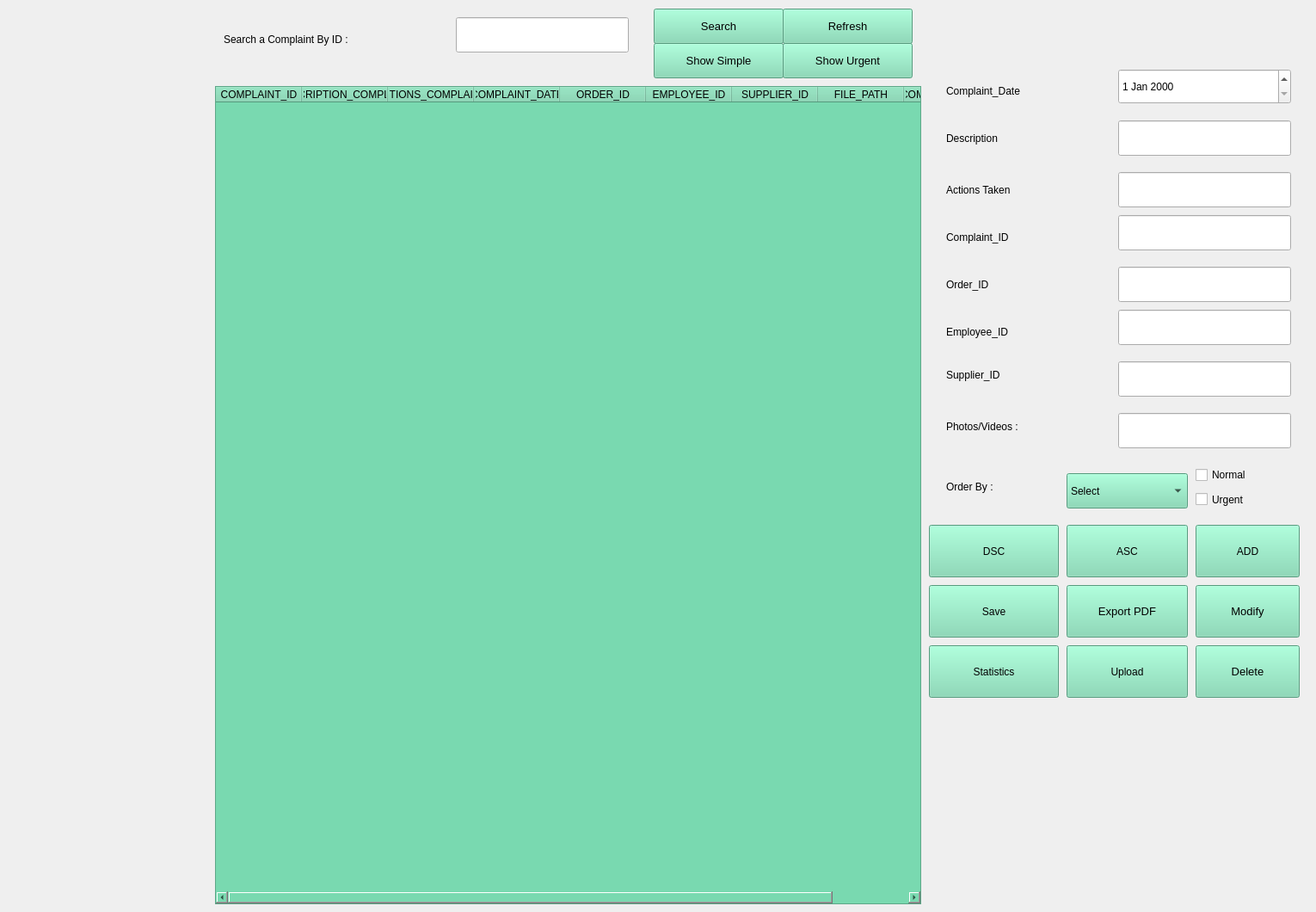
    <widget class="QWidget" name="page_3">
     <widget class="QPushButton" name="updateButton">
      <property name="geometry">
       <rect>
        <x>1390</x>
        <y>680</y>
        <width>121</width>
        <height>61</height>
       </rect>
      </property>
      <property name="font">
       <font>
        <pointsize>10</pointsize>
       </font>
      </property>
      <property name="cursor">
       <cursorShape>PointingHandCursor</cursorShape>
      </property>
      <property name="styleSheet">
       <string notr="true">background: #79d9b0;</string>
      </property>
      <property name="text">
       <string>Modify</string>
      </property>
      <property name="icon">
       <iconset resource="background.qrc">
        <normaloff>:/background/resources/modify.png</normaloff>:/background/resources/modify.png</iconset>
      </property>
     </widget>
     <widget class="QPushButton" name="afficherSimpleButton">
      <property name="geometry">
       <rect>
        <x>760</x>
        <y>50</y>
        <width>151</width>
        <height>41</height>
       </rect>
      </property>
      <property name="font">
       <font>
        <pointsize>10</pointsize>
       </font>
      </property>
      <property name="cursor">
       <cursorShape>PointingHandCursor</cursorShape>
      </property>
      <property name="styleSheet">
       <string notr="true">background: #79d9b0;</string>
      </property>
      <property name="text">
       <string>Show Simple</string>
      </property>
      <property name="icon">
       <iconset resource="gg.qrc">
        <normaloff>:/resources/r1.png</normaloff>:/resources/r1.png</iconset>
      </property>
      <property name="iconSize">
       <size>
        <width>30</width>
        <height>30</height>
       </size>
      </property>
     </widget>
     <widget class="QLabel" name="label_10">
      <property name="geometry">
       <rect>
        <x>260</x>
        <y>30</y>
        <width>251</width>
        <height>31</height>
       </rect>
      </property>
      <property name="styleSheet">
       <string notr="true">font: 600 20px &quot;Sitka Display Semibold&quot;;
</string>
      </property>
      <property name="text">
       <string>Search a Complaint By ID :</string>
      </property>
     </widget>
     <widget class="QComboBox" name="combobox">
      <property name="geometry">
       <rect>
        <x>1240</x>
        <y>550</y>
        <width>141</width>
        <height>41</height>
       </rect>
      </property>
      <property name="styleSheet">
       <string notr="true">background: #79d9b0;</string>
      </property>
      <item>
       <property name="text">
        <string>Select</string>
       </property>
      </item>
     </widget>
     <widget class="QLabel" name="label_7">
      <property name="geometry">
       <rect>
        <x>1100</x>
        <y>420</y>
        <width>161</width>
        <height>31</height>
       </rect>
      </property>
      <property name="text">
       <string>Supplier_ID</string>
      </property>
     </widget>
     <widget class="QDateEdit" name="l0">
      <property name="geometry">
       <rect>
        <x>1300</x>
        <y>80</y>
        <width>201</width>
        <height>41</height>
       </rect>
      </property>
     </widget>
     <widget class="QLineEdit" name="seearchLine_6">
      <property name="geometry">
       <rect>
        <x>530</x>
        <y>20</y>
        <width>201</width>
        <height>41</height>
       </rect>
      </property>
      <property name="styleSheet">
       <string notr="true"/>
      </property>
     </widget>
     <widget class="QLabel" name="label_6">
      <property name="geometry">
       <rect>
        <x>1100</x>
        <y>370</y>
        <width>161</width>
        <height>31</height>
       </rect>
      </property>
      <property name="text">
       <string>Employee_ID</string>
      </property>
     </widget>
     <widget class="QPushButton" name="exportButton_6">
      <property name="geometry">
       <rect>
        <x>1240</x>
        <y>680</y>
        <width>141</width>
        <height>61</height>
       </rect>
      </property>
      <property name="font">
       <font>
        <pointsize>10</pointsize>
       </font>
      </property>
      <property name="cursor">
       <cursorShape>PointingHandCursor</cursorShape>
      </property>
      <property name="styleSheet">
       <string notr="true">background: #79d9b0;</string>
      </property>
      <property name="text">
       <string>Export PDF</string>
      </property>
      <property name="icon">
       <iconset resource="background.qrc">
        <normaloff>:/background/resources/pdf.png</normaloff>:/background/resources/pdf.png</iconset>
      </property>
      <property name="iconSize">
       <size>
        <width>30</width>
        <height>40</height>
       </size>
      </property>
     </widget>
     <widget class="QLabel" name="label_8">
      <property name="geometry">
       <rect>
        <x>1100</x>
        <y>480</y>
        <width>161</width>
        <height>31</height>
       </rect>
      </property>
      <property name="text">
       <string>Photos/Videos :</string>
      </property>
     </widget>
     <widget class="QLineEdit" name="filePathLineEdit">
      <property name="geometry">
       <rect>
        <x>1300</x>
        <y>480</y>
        <width>201</width>
        <height>41</height>
       </rect>
      </property>
     </widget>
     <widget class="QPushButton" name="afficherUrgentButton">
      <property name="geometry">
       <rect>
        <x>910</x>
        <y>50</y>
        <width>151</width>
        <height>41</height>
       </rect>
      </property>
      <property name="font">
       <font>
        <pointsize>10</pointsize>
       </font>
      </property>
      <property name="cursor">
       <cursorShape>PointingHandCursor</cursorShape>
      </property>
      <property name="styleSheet">
       <string notr="true">background: #79d9b0;</string>
      </property>
      <property name="text">
       <string>Show Urgent</string>
      </property>
      <property name="icon">
       <iconset resource="gg.qrc">
        <normaloff>:/resources/r1.png</normaloff>:/resources/r1.png</iconset>
      </property>
      <property name="iconSize">
       <size>
        <width>30</width>
        <height>30</height>
       </size>
      </property>
     </widget>
     <widget class="QLabel" name="label_4">
      <property name="geometry">
       <rect>
        <x>1100</x>
        <y>260</y>
        <width>171</width>
        <height>31</height>
       </rect>
      </property>
      <property name="text">
       <string>Complaint_ID</string>
      </property>
     </widget>
     <widget class="QPushButton" name="deleteButton">
      <property name="geometry">
       <rect>
        <x>1390</x>
        <y>750</y>
        <width>121</width>
        <height>61</height>
       </rect>
      </property>
      <property name="font">
       <font>
        <pointsize>10</pointsize>
       </font>
      </property>
      <property name="cursor">
       <cursorShape>PointingHandCursor</cursorShape>
      </property>
      <property name="styleSheet">
       <string notr="true">background: #79d9b0;</string>
      </property>
      <property name="text">
       <string>Delete</string>
      </property>
      <property name="icon">
       <iconset resource="background.qrc">
        <normaloff>:/background/resources/delete.png</normaloff>:/background/resources/delete.png</iconset>
      </property>
     </widget>
     <widget class="QLabel" name="label_5">
      <property name="geometry">
       <rect>
        <x>1100</x>
        <y>320</y>
        <width>161</width>
        <height>21</height>
       </rect>
      </property>
      <property name="text">
       <string>Order_ID</string>
      </property>
     </widget>
     <widget class="QLineEdit" name="l2">
      <property name="geometry">
       <rect>
        <x>1300</x>
        <y>200</y>
        <width>201</width>
        <height>41</height>
       </rect>
      </property>
     </widget>
     <widget class="QLineEdit" name="l3">
      <property name="geometry">
       <rect>
        <x>1300</x>
        <y>250</y>
        <width>201</width>
        <height>41</height>
       </rect>
      </property>
     </widget>
     <widget class="QPushButton" name="searchButton">
      <property name="geometry">
       <rect>
        <x>760</x>
        <y>10</y>
        <width>151</width>
        <height>41</height>
       </rect>
      </property>
      <property name="font">
       <font>
        <pointsize>10</pointsize>
       </font>
      </property>
      <property name="cursor">
       <cursorShape>PointingHandCursor</cursorShape>
      </property>
      <property name="styleSheet">
       <string notr="true">background: #79d9b0;</string>
      </property>
      <property name="text">
       <string>Search</string>
      </property>
      <property name="icon">
       <iconset resource="background.qrc">
        <normaloff>:/background/resources/search.jpg</normaloff>:/background/resources/search.jpg</iconset>
      </property>
      <property name="iconSize">
       <size>
        <width>30</width>
        <height>30</height>
       </size>
      </property>
     </widget>
     <widget class="QPushButton" name="dscButton">
      <property name="geometry">
       <rect>
        <x>1080</x>
        <y>610</y>
        <width>151</width>
        <height>61</height>
       </rect>
      </property>
      <property name="styleSheet">
       <string notr="true">background: #79d9b0;</string>
      </property>
      <property name="text">
       <string>DSC</string>
      </property>
      <property name="icon">
       <iconset resource="background.qrc">
        <normaloff>:/background/resources/descend.png</normaloff>:/background/resources/descend.png</iconset>
      </property>
      <property name="iconSize">
       <size>
        <width>30</width>
        <height>20</height>
       </size>
      </property>
     </widget>
     <widget class="QLineEdit" name="l5">
      <property name="geometry">
       <rect>
        <x>1300</x>
        <y>360</y>
        <width>201</width>
        <height>41</height>
       </rect>
      </property>
     </widget>
     <widget class="QLabel" name="label_9">
      <property name="geometry">
       <rect>
        <x>1100</x>
        <y>550</y>
        <width>121</width>
        <height>31</height>
       </rect>
      </property>
      <property name="text">
       <string>Order By :</string>
      </property>
     </widget>
     <widget class="QPushButton" name="ascButton">
      <property name="geometry">
       <rect>
        <x>1240</x>
        <y>610</y>
        <width>141</width>
        <height>61</height>
       </rect>
      </property>
      <property name="styleSheet">
       <string notr="true">background: #79d9b0;</string>
      </property>
      <property name="text">
       <string>ASC</string>
      </property>
      <property name="icon">
       <iconset resource="background.qrc">
        <normaloff>:/background/resources/ascend.png</normaloff>:/background/resources/ascend.png</iconset>
      </property>
      <property name="iconSize">
       <size>
        <width>30</width>
        <height>20</height>
       </size>
      </property>
     </widget>
     <widget class="QCheckBox" name="normalCheckBox">
      <property name="geometry">
       <rect>
        <x>1390</x>
        <y>540</y>
        <width>91</width>
        <height>24</height>
       </rect>
      </property>
      <property name="text">
       <string>Normal</string>
      </property>
     </widget>
     <widget class="QTableWidget" name="tableWidget_6">
      <property name="geometry">
       <rect>
        <x>250</x>
        <y>100</y>
        <width>821</width>
        <height>951</height>
       </rect>
      </property>
      <property name="styleSheet">
       <string notr="true">background:#79d9b0; 
</string>
      </property>
      <column>
       <property name="text">
        <string>COMPLAINT_ID</string>
       </property>
      </column>
      <column>
       <property name="text">
        <string>DESCRIPTION_COMPLAINT</string>
       </property>
      </column>
      <column>
       <property name="text">
        <string>ACTIONS_COMPLAINT</string>
       </property>
      </column>
      <column>
       <property name="text">
        <string>COMPLAINT_DATE</string>
       </property>
      </column>
      <column>
       <property name="text">
        <string>ORDER_ID</string>
       </property>
      </column>
      <column>
       <property name="text">
        <string>EMPLOYEE_ID</string>
       </property>
      </column>
      <column>
       <property name="text">
        <string>SUPPLIER_ID</string>
       </property>
      </column>
      <column>
       <property name="text">
        <string>FILE_PATH</string>
       </property>
      </column>
      <column>
       <property name="text">
        <string>COMPLAINT_TYPE</string>
       </property>
      </column>
     </widget>
     <widget class="QPushButton" name="statistique_6">
      <property name="geometry">
       <rect>
        <x>1080</x>
        <y>750</y>
        <width>151</width>
        <height>61</height>
       </rect>
      </property>
      <property name="font">
       <font>
        <pointsize>9</pointsize>
       </font>
      </property>
      <property name="cursor">
       <cursorShape>PointingHandCursor</cursorShape>
      </property>
      <property name="styleSheet">
       <string notr="true">background: #79d9b0;</string>
      </property>
      <property name="text">
       <string>Statistics</string>
      </property>
      <property name="icon">
       <iconset resource="background.qrc">
        <normaloff>:/background/resources/stats.png</normaloff>:/background/resources/stats.png</iconset>
      </property>
      <property name="iconSize">
       <size>
        <width>30</width>
        <height>40</height>
       </size>
      </property>
     </widget>
     <widget class="QLineEdit" name="l7">
      <property name="geometry">
       <rect>
        <x>1300</x>
        <y>420</y>
        <width>201</width>
        <height>41</height>
       </rect>
      </property>
     </widget>
     <widget class="QLineEdit" name="l4">
      <property name="geometry">
       <rect>
        <x>1300</x>
        <y>310</y>
        <width>201</width>
        <height>41</height>
       </rect>
      </property>
     </widget>
     <widget class="QPushButton" name="refreshButton">
      <property name="geometry">
       <rect>
        <x>910</x>
        <y>10</y>
        <width>151</width>
        <height>41</height>
       </rect>
      </property>
      <property name="font">
       <font>
        <pointsize>10</pointsize>
       </font>
      </property>
      <property name="cursor">
       <cursorShape>PointingHandCursor</cursorShape>
      </property>
      <property name="styleSheet">
       <string notr="true">background: #79d9b0;</string>
      </property>
      <property name="text">
       <string>Refresh</string>
      </property>
      <property name="icon">
       <iconset resource="gg.qrc">
        <normaloff>:/resources/r1.png</normaloff>:/resources/r1.png</iconset>
      </property>
      <property name="iconSize">
       <size>
        <width>30</width>
        <height>30</height>
       </size>
      </property>
     </widget>
     <widget class="QLabel" name="label_3">
      <property name="geometry">
       <rect>
        <x>1100</x>
        <y>210</y>
        <width>171</width>
        <height>21</height>
       </rect>
      </property>
      <property name="text">
       <string>Actions Taken</string>
      </property>
     </widget>
     <widget class="QLabel" name="label_2">
      <property name="geometry">
       <rect>
        <x>1100</x>
        <y>150</y>
        <width>161</width>
        <height>21</height>
       </rect>
      </property>
      <property name="text">
       <string>Description</string>
      </property>
     </widget>
     <widget class="QLabel" name="label">
      <property name="geometry">
       <rect>
        <x>1100</x>
        <y>80</y>
        <width>191</width>
        <height>51</height>
       </rect>
      </property>
      <property name="text">
       <string>Complaint_Date</string>
      </property>
     </widget>
     <widget class="QCheckBox" name="urgentCheckBox">
      <property name="geometry">
       <rect>
        <x>1390</x>
        <y>560</y>
        <width>131</width>
        <height>41</height>
       </rect>
      </property>
      <property name="text">
       <string>Urgent</string>
      </property>
     </widget>
     <widget class="QLineEdit" name="l1">
      <property name="geometry">
       <rect>
        <x>1300</x>
        <y>140</y>
        <width>201</width>
        <height>41</height>
       </rect>
      </property>
     </widget>
     <widget class="QPushButton" name="Upload">
      <property name="geometry">
       <rect>
        <x>1240</x>
        <y>750</y>
        <width>141</width>
        <height>61</height>
       </rect>
      </property>
      <property name="styleSheet">
       <string notr="true">background: #79d9b0;</string>
      </property>
      <property name="text">
       <string>Upload</string>
      </property>
      <property name="icon">
       <iconset resource="background.qrc">
        <normaloff>:/background/resources/upload.png</normaloff>:/background/resources/upload.png</iconset>
      </property>
      <property name="iconSize">
       <size>
        <width>30</width>
        <height>40</height>
       </size>
      </property>
     </widget>
     <widget class="QPushButton" name="addButton">
      <property name="geometry">
       <rect>
        <x>1390</x>
        <y>610</y>
        <width>121</width>
        <height>61</height>
       </rect>
      </property>
      <property name="styleSheet">
       <string notr="true">background: #79d9b0;</string>
      </property>
      <property name="text">
       <string>ADD</string>
      </property>
      <property name="icon">
       <iconset resource="background.qrc">
        <normaloff>:/background/resources/add.png</normaloff>:/background/resources/add.png</iconset>
      </property>
     </widget>
     <widget class="QPushButton" name="sauvegarder">
      <property name="geometry">
       <rect>
        <x>1080</x>
        <y>680</y>
        <width>151</width>
        <height>61</height>
       </rect>
      </property>
      <property name="styleSheet">
       <string notr="true">background: #79d9b0;</string>
      </property>
      <property name="text">
       <string>Save</string>
      </property>
      <property name="icon">
       <iconset resource="background.qrc">
        <normaloff>:/background/resources/save.png</normaloff>:/background/resources/save.png</iconset>
      </property>
      <property name="iconSize">
       <size>
        <width>30</width>
        <height>30</height>
       </size>
      </property>
     </widget>
    </widget>
